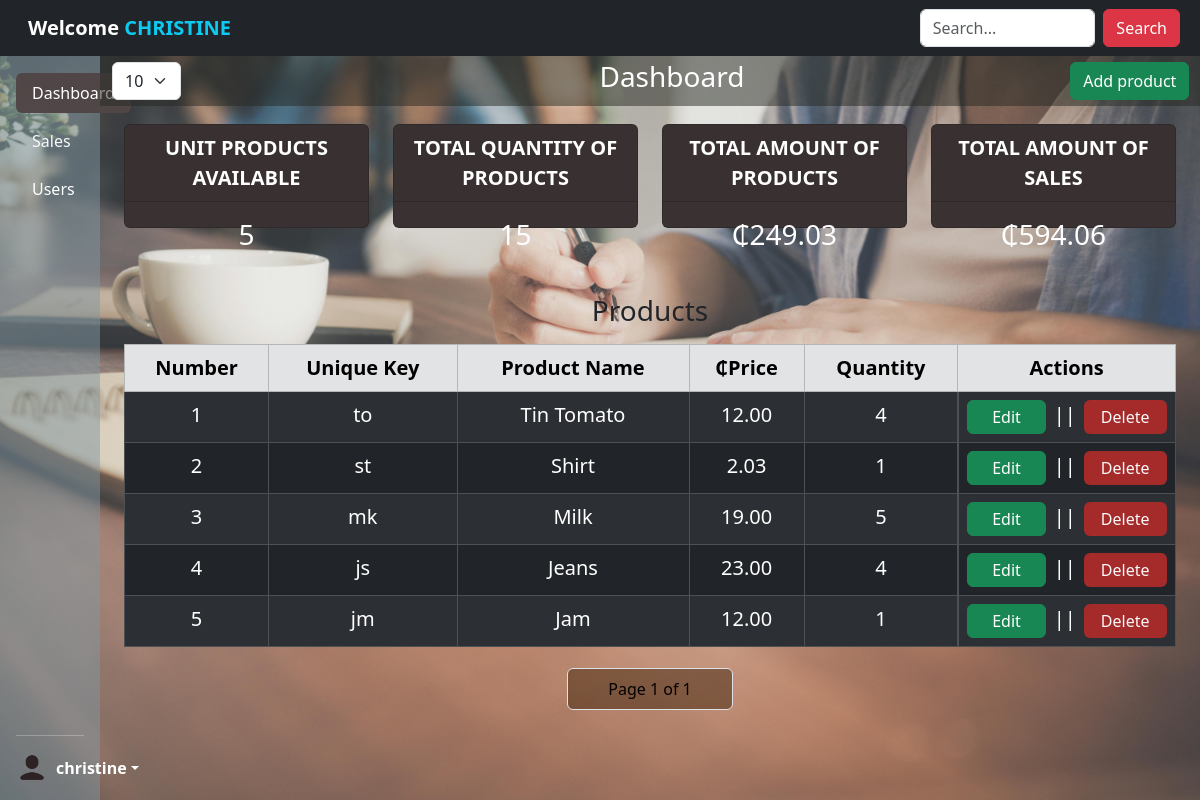
The app's page / (signed in) with its own data.
### revision_app/models.py (models this page shows, shortened)
class Products(models.Model):
    product_name = models.CharField(max_length=200, db_index=True)
    price = models.DecimalField(max_digits=10, decimal_places=2, db_index=True)
    stock = models.PositiveBigIntegerField(default=0, db_index=True)
    unique_key = models.CharField(
        max_length=2,
        blank=True,
        editable=False,
        unique=True
    )
    class Meta:
        verbose_name_plural = 'Products'
        ordering = ['product_name']

### revision_app/views.py (the view, shortened to what this page needs)
# urls.py: path('', DashboardView.as_view(), name='dashboard'),
@method_decorator(admin_only, name='dispatch')
class DashboardView(LoginRequiredMixin, TemplateView):
    template_name = 'revision_app/admin.html'  # Template where products and sales will be displayed
    def get_context_data(self, **kwargs):
        context = super().get_context_data(**kwargs)
        products = Products.objects.all().order_by('-product_name')
        sales = Sale.objects.all()
        users = User.objects.all()
        user_groups = {}
        paginate_by = self.request.GET.get('paginate_by', 10)
        context['total_products'] = products.exclude(stock=0).count()
        context['total_stock'] = products.aggregate(Sum('stock'))['stock__sum'] or 0
        context['total_value'] = products.aggregate(total=Sum(F('price') * F('stock')))['total'] or 0
        context['total_sales'] = Sale.objects.aggregate(total=Sum(F('quantity_sold') * F('product__price')))['total']or 0
        for user in users:
            user_groups[user.id] = {
                'is_admin': user.groups.filter(name='admin').exists(),
                'is_sales': user.groups.filter(name='sales_person').exists(),
            }
        search_input = self.request.GET.get('q', '').strip()
        paginator = Paginator(products, int(paginate_by))
        page_number = self.request.GET.get('page')
        page_obj = paginator.get_page(page_number)
        context['page_obj'] = page_obj
        context['object_list'] = page_obj.object_list
        context['products'] = products
        context['sales'] = sales
        context['search_input'] = search_input
        context['users'] = users
        return context

### revision_app/templates/revision_app/admin.html (shortened to what this page needs)
{% extends 'revision_app/main.html' %}
{% load static %}
{% block content %}
{% include 'revision_app/pageloader.html' %}
<body style="background-image: url('{% static 'img/pexels-tirachard-kumtanom-112571-733856.jpg' %}'); background-size: cover; background-position: center; min-height: 100vh;">
    <div class="container-fluid my-0 position-relative mx-0 px-0" style="padding-top: 56px; z-index: 1;">
    <div class="container-fluid mx-0 px-0 w-100">
    <div class="row">
    <div class="d-flex mb-6 justify-content-between text-align-center position-fixed" style="z-index: 1050; width: 91.78%; background-color: rgba(39, 41, 35, 0.5);">
        <div class="input-group my-0 py-0 " style="width: 15%; height: inherit; margin-left: 0;">
            <span class="d-flex align-items-center"><form method="get" action="" >
                <select name="paginate_by" id="paginate_by" onchange="this.form.submit()" class="form-select px-6" style="height: fit-content;">
                  <option value="10" {% if request.GET.paginate_by == '10' %}selected{% endif %}>10</option>
                </select>
              </form></span></div>
        <h3 class="text-center text-white d-flex py-1">Dashboard</h3>
        <span class="d-flex align-items-center"><a href="{% url 'add-product' %}" class="btn btn-success" style="z-index: 1090; position: relative;">Add product</a></span>
    </div></div></div>
<div class="container-fluid m-0 p-0">
    <div class="container-fluid my-2 position-relative" style="padding-top: 60px; z-index: 1;">
        <div class="row justify-content-between position-relative text-align-center gap-6">
            <div class="col-md-3">
                <div class="card text-white mb-3" style="height: 13vh; background-color: rgb(58, 50, 50);">
                    <div class="card-header text-center fw-bold fs-5">UNIT PRODUCTS AVAILABLE</div>
                    <div class="card-body">
                       <h5 class="text-center fs-3">{{ total_products }} </h5>
                    </div>
                </div>
            </div>
            <div class="col-md-3">
                <div class="card text-white mb-3" style="height: 13vh; background-color: rgb(58, 50, 50);">
                    <div class="card-header text-center fw-bold fs-5">TOTAL QUANTITY OF PRODUCTS</div>
                        <div class="card-body">
                            <h5 class="text-center fs-3">{{ total_stock }}</h5>
                        </div>
                    </div>
                </div>
            <div class="col-md-3">
                <div class="card text-white mb-3" style="height: 13vh; background-color: rgb(58, 50, 50);">
                    <div class="card-header text-center fw-bold fs-5">TOTAL AMOUNT OF PRODUCTS</div>
                        <div class="card-body">
                                <h5 class="text-center fs-3">&#8373;{{ total_value|floatformat:2 }}</h5>
                        </div>
                </div>
            </div>
            <div class="col-md-3">
                <div class="card text-white mb-3" style="height: 13vh; background-color: rgb(58, 50, 50);">
                    <div class="card-header text-center fw-bold fs-5">TOTAL AMOUNT OF SALES</div>
                        <div class="card-body">
                            <h5 class="text-center fs-3">&#8373;{{ total_sales|floatformat:2 }}</h5>
                        </div>
                    </div>
                </div>
        </div>
    </div>
</div>
<div class="container-fluid my-6" style="margin-top: 50px;">
 <table class="table table-bordered table-dark table-striped my-3 w-100 text-center fs-5">
<h3 class="text-center">Products</h3>
    <thead>
        <tr class="table-secondary">
            <th>Number</th>
            <th>Unique Key</th>
            <th>Product Name</th>
            <th>&#8373;Price</th>
            <th>Quantity</th>
            <th class="w-10" style="width: 14%;">Actions</th>
        </tr>
    </thead>
    <tbody>
        {% for product in page_obj.object_list %}
        <tr>
            <td>{{ forloop.counter }}</td>
            <td>{{ product.unique_key }}</td>
            <td>{{ product.product_name }}</td>
            <td>{{ product.price|floatformat:2 }}</td>
            <td>{{ product.stock }}</td>
            <td class="d-flex justify-content-around">
                <a href="{% url 'update-product' product.id %}" class="btn btn-success py-1 px-4">Edit</a> <span class="mx-2">||</span>
                <a href="{% url 'delete-product' product.id %}" class="btn text-light py-1 px-3" style="background-color: brown;">Delete</a>
            </td>
        </tr>
        {% empty %}
        <tr>
            <td colspan="6">No products available.</td>
        </tr>
        {% endfor %}
    </tbody>
</table>
<div class="flex-row d-flex justify-content-center">
    <nav aria-label="Page navigation example" style="margin-top: 0.5%;">
        <ul class="pagination">
      <li class="page-item"><a href="#" class="page-link"><span>Page {{ page_obj.number }} of {{ page_obj.paginator.num_pages }}</span></a></li>
    </ul>
    </nav>
    </div>
</div>
</div>
{% endblock %}

### revision_app/templates/revision_app/main.html (shortened to what this page needs)
{% load static %}
<!DOCTYPE html>
<html lang="en">
<head>
    <link rel="stylesheet" href="{% static 'css/bootstrap.css'  %}">
</head>
<body class="">
        <div class="container-fluid p-6">
        <div class="row">
            <div class="col-1 px-0" >
                <div class=" text-start d-flex flex-column justify-content-between flex-shrink-0 p-3 text-white position-fixed" style="height: 100vh; width: 8.33333333%; background-color: rgba(130, 152, 161, 0.5);">
        <ul class="nav flex-column mb-auto nav-pills" style="padding-top: 20px;">
          {% if request.user.groups.exists %}
            {% if request.user.groups.all.0.name == "admin" %}
              <li class="nav-item">
                <a href="{% url 'dashboard' %}" class="nav-link my-1 {% if request.path == '/' %}active{% endif %} text-white">Dashboard
                </a>
              </li>
              <li class="nav-item">
                <a href="{% url 'view-sales' %}" class="nav-link my-1 {% if request.path == '/view-sales/' %}active{% endif %} text-light">
                  Sales
                </a>
              </li>
              <li>
                <a href="{% url 'user' %}" class="nav-link my-1 {% if request.path == '/user/' %}active{% endif %} text-white">
                  Users
                </a>
              </li>
            {% endif %}
          {% endif %}
        </ul>
        <hr>
        <div class="dropdown">
          <a href="#" class="d-flex align-items-center text-white text-decoration-none dropdown-toggle" id="dropdownUser1" data-bs-toggle="dropdown" aria-expanded="false">
            <img src="{% static 'img/icons8_user_60px.png' %}" alt="" width="32" height="32" class="rounded-circle me-2">
            <strong>{{user.username}}</strong>
          </a>
        </div>
      </div></div>
<div class="col-11 p-0">
    <div class="container-fluid w-100 px-0 position-fixed"  style="z-index: 1050">
    <nav class="navbar navbar-expand-sm bg-dark navbar-dark fixed-top">
        <div class="container-fluid">
          <a class="navbar-brand ms-3" href="#">
            <strong>Welcome<span class="text-info"> {{request.user.username|upper}}</span></strong></a>
        </div>
        {% if request.user.groups.exists %}
            {% if request.user.groups.all.0.name == "admin" %}
        <form method="GET" action="" class="bd-search  ms-6 d-flex justify-content-between" style="margin-right: 20px;">
          <input class="form-control me-2" type="text" name="q" placeholder="Search..." value="{{search_input}}">
          <button type="submit" class="btn btn btn-danger">Search</button>
      </form>
      {% endif %}
            {% endif %}
      </nav>
    </div>
      <div class="container-fluid">
    {% block content %}
    {% endblock %}</div>
</div>
</div>
</div>
</body>
</html>

### revision_app/templates/revision_app/admin.html (style rules this page uses)
.pagination { justify-content: center; width: 100%; }
.pagination .page-item .page-link { min-width: 70%; padding: 0.5rem 2.5rem; font-size: 1rem; color: black; font-weight: 500; background-color: rgba(51, 26, 2, 0.45); }

### revision_app/templates/revision_app/main.html (style rules this page uses)
.nav-pills .nav-link { color: white; }
.nav-pills .nav-link.active { background-color: rgba(82, 71, 71, 0.979); color: white; }

### records on screen
Products: unique_key "to", product_name "Tin Tomato", price "12.00", stock "4"
Products: unique_key "st", product_name "Shirt", price "2.03", stock "1"
Products: unique_key "mk", product_name "Milk", price "19.00", stock "5"
Products: unique_key "js", product_name "Jeans", price "23.00", stock "4"
Products: unique_key "jm", product_name "Jam", price "12.00", stock "1"

### other values on screen
{{ user.username }} "christine"
{{ request.user.username|upper }} "CHRISTINE"
{{ total_products }} "5"
{{ total_stock }} "15"
{{ total_value|floatformat:2 }} "249.03"
{{ total_sales|floatformat:2 }} "594.06"
{{ page_obj.number }} "1"
{{ page_obj.paginator.num_pages }} "1"
